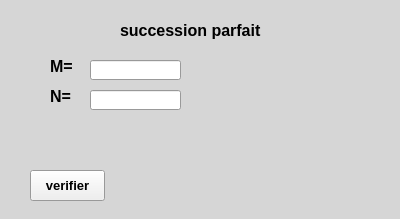
<?xml version="1.0" encoding="UTF-8"?>
<ui version="4.0">
 <class>Form</class>
 <widget class="QWidget" name="Form">
  <property name="geometry">
   <rect>
    <x>0</x>
    <y>0</y>
    <width>400</width>
    <height>219</height>
   </rect>
  </property>
  <property name="palette">
   <palette>
    <active>
     <colorrole role="Base">
      <brush brushstyle="SolidPattern">
       <color alpha="255">
        <red>255</red>
        <green>255</green>
        <blue>255</blue>
       </color>
      </brush>
     </colorrole>
     <colorrole role="Window">
      <brush brushstyle="SolidPattern">
       <color alpha="255">
        <red>214</red>
        <green>214</green>
        <blue>214</blue>
       </color>
      </brush>
     </colorrole>
    </active>
    <inactive>
     <colorrole role="Base">
      <brush brushstyle="SolidPattern">
       <color alpha="255">
        <red>255</red>
        <green>255</green>
        <blue>255</blue>
       </color>
      </brush>
     </colorrole>
     <colorrole role="Window">
      <brush brushstyle="SolidPattern">
       <color alpha="255">
        <red>214</red>
        <green>214</green>
        <blue>214</blue>
       </color>
      </brush>
     </colorrole>
    </inactive>
    <disabled>
     <colorrole role="Base">
      <brush brushstyle="SolidPattern">
       <color alpha="255">
        <red>214</red>
        <green>214</green>
        <blue>214</blue>
       </color>
      </brush>
     </colorrole>
     <colorrole role="Window">
      <brush brushstyle="SolidPattern">
       <color alpha="255">
        <red>214</red>
        <green>214</green>
        <blue>214</blue>
       </color>
      </brush>
     </colorrole>
    </disabled>
   </palette>
  </property>
  <property name="windowTitle">
   <string>Form</string>
  </property>
  <widget class="QPushButton" name="btn">
   <property name="geometry">
    <rect>
     <x>30</x>
     <y>170</y>
     <width>75</width>
     <height>31</height>
    </rect>
   </property>
   <property name="font">
    <font>
     <pointsize>10</pointsize>
     <weight>75</weight>
     <bold>true</bold>
    </font>
   </property>
   <property name="text">
    <string>verifier</string>
   </property>
  </widget>
  <widget class="QLabel" name="label">
   <property name="geometry">
    <rect>
     <x>120</x>
     <y>20</y>
     <width>171</width>
     <height>20</height>
    </rect>
   </property>
   <property name="font">
    <font>
     <pointsize>12</pointsize>
     <weight>75</weight>
     <bold>true</bold>
    </font>
   </property>
   <property name="text">
    <string>succession parfait</string>
   </property>
  </widget>
  <widget class="QLabel" name="label_2">
   <property name="geometry">
    <rect>
     <x>50</x>
     <y>60</y>
     <width>47</width>
     <height>13</height>
    </rect>
   </property>
   <property name="font">
    <font>
     <pointsize>12</pointsize>
     <weight>75</weight>
     <bold>true</bold>
    </font>
   </property>
   <property name="text">
    <string>M=</string>
   </property>
  </widget>
  <widget class="QLabel" name="res">
   <property name="geometry">
    <rect>
     <x>50</x>
     <y>130</y>
     <width>321</width>
     <height>21</height>
    </rect>
   </property>
   <property name="text">
    <string/>
   </property>
  </widget>
  <widget class="QLineEdit" name="texte1">
   <property name="geometry">
    <rect>
     <x>90</x>
     <y>60</y>
     <width>91</width>
     <height>20</height>
    </rect>
   </property>
  </widget>
  <widget class="QLineEdit" name="texte2">
   <property name="geometry">
    <rect>
     <x>90</x>
     <y>90</y>
     <width>91</width>
     <height>20</height>
    </rect>
   </property>
  </widget>
  <widget class="QLabel" name="label_3">
   <property name="geometry">
    <rect>
     <x>50</x>
     <y>90</y>
     <width>47</width>
     <height>13</height>
    </rect>
   </property>
   <property name="font">
    <font>
     <pointsize>12</pointsize>
     <weight>75</weight>
     <bold>true</bold>
    </font>
   </property>
   <property name="text">
    <string>N=</string>
   </property>
  </widget>
 </widget>
 <resources/>
 <connections/>
</ui>
